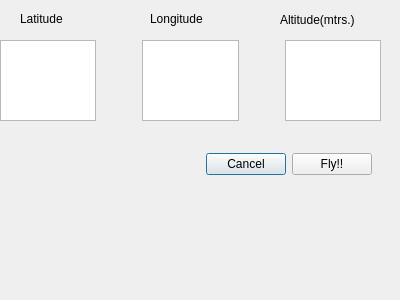
<?xml version="1.0" encoding="UTF-8"?>
<ui version="4.0">
 <class>Dialog</class>
 <widget class="QDialog" name="Dialog">
  <property name="geometry">
   <rect>
    <x>0</x>
    <y>0</y>
    <width>400</width>
    <height>300</height>
   </rect>
  </property>
  <property name="windowTitle">
   <string>Dialog</string>
  </property>
  <widget class="QLabel" name="l_lat">
   <property name="geometry">
    <rect>
     <x>20</x>
     <y>10</y>
     <width>67</width>
     <height>17</height>
    </rect>
   </property>
   <property name="text">
    <string>Latitude</string>
   </property>
   <property name="buddy">
    <cstring>t_lat</cstring>
   </property>
  </widget>
  <widget class="QLabel" name="l_lon">
   <property name="geometry">
    <rect>
     <x>150</x>
     <y>10</y>
     <width>71</width>
     <height>17</height>
    </rect>
   </property>
   <property name="text">
    <string>Longitude</string>
   </property>
   <property name="buddy">
    <cstring>t_lon</cstring>
   </property>
  </widget>
  <widget class="QLabel" name="l_alt">
   <property name="geometry">
    <rect>
     <x>280</x>
     <y>10</y>
     <width>111</width>
     <height>20</height>
    </rect>
   </property>
   <property name="text">
    <string>Altitude(mtrs.)</string>
   </property>
   <property name="buddy">
    <cstring>t_alt</cstring>
   </property>
  </widget>
  <widget class="QWidget" name="">
   <property name="geometry">
    <rect>
     <x>0</x>
     <y>40</y>
     <width>381</width>
     <height>81</height>
    </rect>
   </property>
   <layout class="QHBoxLayout" name="horizontalLayout">
    <item>
     <widget class="QTextEdit" name="t_lat"/>
    </item>
    <item>
     <spacer name="horizontalSpacer">
      <property name="orientation">
       <enum>Qt::Horizontal</enum>
      </property>
      <property name="sizeType">
       <enum>QSizePolicy::Minimum</enum>
      </property>
      <property name="sizeHint" stdset="0">
       <size>
        <width>40</width>
        <height>20</height>
       </size>
      </property>
     </spacer>
    </item>
    <item>
     <widget class="QTextEdit" name="t_lon"/>
    </item>
    <item>
     <spacer name="horizontalSpacer_2">
      <property name="orientation">
       <enum>Qt::Horizontal</enum>
      </property>
      <property name="sizeType">
       <enum>QSizePolicy::Minimum</enum>
      </property>
      <property name="sizeHint" stdset="0">
       <size>
        <width>40</width>
        <height>20</height>
       </size>
      </property>
     </spacer>
    </item>
    <item>
     <widget class="QPlainTextEdit" name="t_alt"/>
    </item>
   </layout>
  </widget>
  <widget class="QWidget" name="">
   <property name="geometry">
    <rect>
     <x>180</x>
     <y>150</y>
     <width>192</width>
     <height>29</height>
    </rect>
   </property>
   <layout class="QHBoxLayout" name="horizontalLayout_2">
    <item>
     <widget class="QDialogButtonBox" name="buttonBox">
      <property name="orientation">
       <enum>Qt::Horizontal</enum>
      </property>
      <property name="standardButtons">
       <set>QDialogButtonBox::Cancel</set>
      </property>
     </widget>
    </item>
    <item>
     <widget class="QPushButton" name="pushButton">
      <property name="text">
       <string>Fly!!</string>
      </property>
     </widget>
    </item>
   </layout>
  </widget>
 </widget>
 <resources/>
 <connections>
  <connection>
   <sender>buttonBox</sender>
   <signal>accepted()</signal>
   <receiver>Dialog</receiver>
   <slot>accept()</slot>
   <hints>
    <hint type="sourcelabel">
     <x>248</x>
     <y>254</y>
    </hint>
    <hint type="destinationlabel">
     <x>157</x>
     <y>274</y>
    </hint>
   </hints>
  </connection>
  <connection>
   <sender>buttonBox</sender>
   <signal>rejected()</signal>
   <receiver>Dialog</receiver>
   <slot>reject()</slot>
   <hints>
    <hint type="sourcelabel">
     <x>316</x>
     <y>260</y>
    </hint>
    <hint type="destinationlabel">
     <x>286</x>
     <y>274</y>
    </hint>
   </hints>
  </connection>
 </connections>
</ui>
